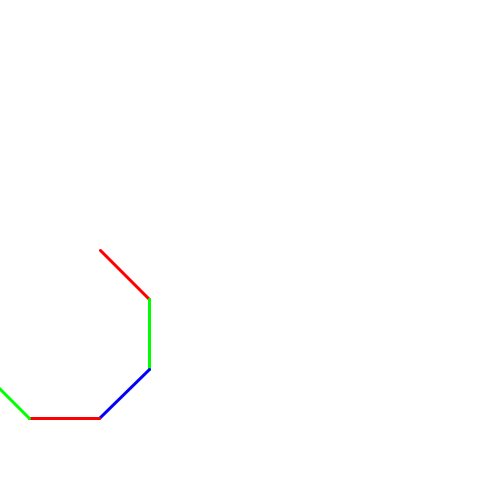
Frame 1 (no input)
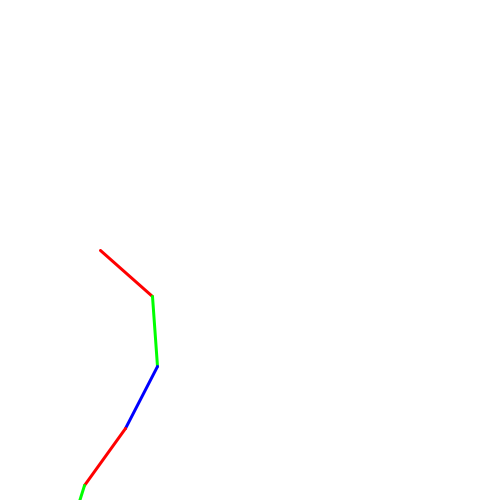
Frame 60 (the mouse pressed at the canvas centre just before this capture)
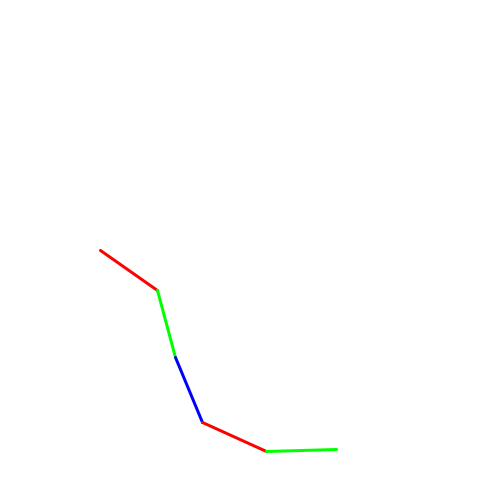
Frame 120 (the mouse held since frame 60 and released just before this capture)

The Processing sketch that drew these frames (run headless with seeded random() and noise(); from frame 60 on, the mouse is pressed at the canvas centre):

// Processing sketch: Wave2
// ── Wave2.pde
float[] th = { 0, 0, 0, 0, 0 };
float[] dt = { 0.1, 0.11, 0.12, 0.13, 0.14 };
color[] colors = { #ff0000, #00ff00, #0000ff, #ff0000, #00ff00 };

void setup() {
  size(500, 500);
  strokeWeight(3);
}

void draw() {
  background(255);
  translate(100, height/2);
  float r = 70;

  for (int i = 0; i < th.length; i++) {  
    rotate(PI*cos(th[i])/4);
    stroke(colors[i]);
    line(0, 0, r, 0);
    translate(r, 0);
    th[i] += dt[i];
  }
}
